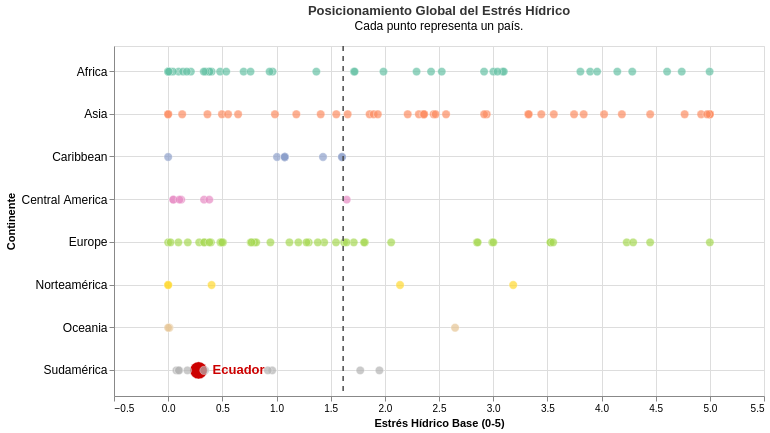

The cell this chart's notebook holds for it:
### Code cell
import pandas as pd
import altair as alt
import numpy as np

# Configuración global
alt.theme.enable('fivethirtyeight')

# 1. Cargar el dataset global
df_global = pd.read_csv("data/cleaned_data_long_format.csv")

# 2. Filtrar únicamente el indicador de Estrés Hídrico Base
df_bws = df_global[df_global['score'] == 'bws_score'].copy()

# 3. Función de promedio ponderado global
def w_avg_global(df, val_col, weight_col):
    if df[weight_col].sum() == 0: 
        return 0
    return (df[val_col] * df[weight_col]).sum() / df[weight_col].sum()

# 4. Agrupar la data para calcular el score final de cada PAÍS del mundo
df_paises = df_bws.groupby(['name_0', 'continent']).apply(
    lambda x: w_avg_global(x, 'value', 'area_km2')
).reset_index(name='Estres_Hidrico')

df_paises['continent'] = df_paises['continent'].replace({'South America': 'Sudamérica', 'North America': 'Norteamérica'})

# Crear 'Jitter' (ruido vertical) para evitar solapamiento
np.random.seed(42)
df_paises['jitter'] = np.random.uniform(-0.0, 0.0, len(df_paises))

# 5. Construcción de la Visualización
base = alt.Chart(df_paises).encode(
    x=alt.X('Estres_Hidrico:Q', title='Estrés Hídrico Base (0-5)', scale=alt.Scale(domain=[-0.2, 5.2])),
    y=alt.Y('continent:N', title='Continente', sort='ascending', axis=alt.Axis(grid=True, labelFontSize=12))
)

# Capa 1: Puntos
puntos = base.mark_circle(stroke='white', strokeWidth=0.5).encode(
    yOffset='jitter:Q', 
    
    # ---------------------------------------------------------
    # LA MAGIA ARQUITECTÓNICA: Condición con Escala
    # Si es Ecuador -> Rojo Intenso. Si NO -> Color por Continente (paleta set2)
    # ---------------------------------------------------------
    color=alt.condition(
        alt.datum.name_0 == 'Ecuador',
        alt.value('#cc0000'),  # Valor fijo para Ecuador (Rojo Intenso)
        alt.Color('continent:N', scale=alt.Scale(scheme='set2'), legend=None) # Escala de colores para el resto
    ),
    
    size=alt.condition(
        alt.datum.name_0 == 'Ecuador',
        alt.value(300),          # Hacemos a Ecuador aún más grande para que domine
        alt.value(70)
    ),
    opacity=alt.condition(
        alt.datum.name_0 == 'Ecuador',
        alt.value(1.0),          # Ecuador sólido
        alt.value(0.7)           # Resto de países ligeramente transparentes
    ),
    tooltip=[
        alt.Tooltip('name_0:N', title='País'),
        alt.Tooltip('continent:N', title='Continente'),
        alt.Tooltip('Estres_Hidrico:Q', title='Estrés Hídrico', format='.2f')
    ]
)

# Capa 2: Etiqueta de Ecuador
texto_ecuador = base.mark_text(
    align='left', 
    baseline='middle', 
    dx=14,           
    fontSize=13, 
    fontWeight='bold', 
    color='#cc0000' # Mismo color que el punto
).transform_filter(
    alt.datum.name_0 == 'Ecuador'
).encode(
    yOffset='jitter:Q', 
    text='name_0:N'
)

# Capa 3: Línea y etiqueta de promedio mundial
promedio_mundial = df_paises['Estres_Hidrico'].mean()

linea_promedio = alt.Chart(pd.DataFrame({'x': [promedio_mundial]})).mark_rule(
    strokeDash=[5, 5], color='#4A4A4A', strokeWidth=1.5
).encode(x='x:Q')

texto_promedio = alt.Chart(pd.DataFrame({'x': [promedio_mundial]})).mark_text(
    align='left', baseline='bottom', dx=5, dy=-5, 
    text='Promedio Mundial', color='#4A4A4A', fontSize=11, fontWeight='bold'
).encode(
    x='x:Q', 
    y=alt.value(0) 
)

# Ensamblaje final
grafico_contexto = (puntos + texto_ecuador + linea_promedio + texto_promedio).properties(
    title=alt.TitleParams(
        text='Posicionamiento Global del Estrés Hídrico',
        subtitle='Cada punto representa un país.',
        color='#333333',
        dy=-10
    ),
    width=650, 
    height=350
).interactive()

grafico_contexto

### Figure 1 — Vega-Lite specification as saved in the notebook (floating-point values rounded to 4 significant figures; data arrays with more than 128 entries replaced by an {"elided": "..."} marker saying what was removed)
{"usermeta": {"embedOptions": {"theme": "fivethirtyeight"}}, "config": {"view": {"continuousWidth": 300, "continuousHeight": 300}}, "layer": [{"mark": {"type": "circle", "stroke": "white", "strokeWidth": 0.5}, "encoding": {"color": {"condition": {"test": "(datum.name_0 === 'Ecuador')", "value": "#cc0000"}, "field": "continent", "legend": null, "scale": {"scheme": "set2"}, "type": "nominal"}, "opacity": {"condition": {"test": "(datum.name_0 === 'Ecuador')", "value": 1.0}, "value": 0.7}, "size": {"condition": {"test": "(datum.name_0 === 'Ecuador')", "value": 300}, "value": 70}, "tooltip": [{"field": "name_0", "title": "País", "type": "nominal"}, {"field": "continent", "title": "Continente", "type": "nominal"}, {"field": "Estres_Hidrico", "format": ".2f", "title": "Estrés Hídrico", "type": "quantitative"}], "x": {"field": "Estres_Hidrico", "scale": {"domain": [-0.2, 5.2]}, "title": "Estrés Hídrico Base (0-5)", "type": "quantitative"}, "y": {"axis": {"grid": true, "labelFontSize": 12}, "field": "continent", "sort": "ascending", "title": "Continente", "type": "nominal"}, "yOffset": {"field": "jitter", "type": "quantitative"}}, "name": "view_7ad3d3cd703251d3_0"}, {"mark": {"type": "text", "align": "left", "baseline": "middle", "color": "#cc0000", "dx": 14, "fontSize": 13, "fontWeight": "bold"}, "encoding": {"text": {"field": "name_0", "type": "nominal"}, "x": {"field": "Estres_Hidrico", "scale": {"domain": [-0.2, 5.2]}, "title": "Estrés Hídrico Base (0-5)", "type": "quantitative"}, "y": {"axis": {"grid": true, "labelFontSize": 12}, "field": "continent", "sort": "ascending", "title": "Continente", "type": "nominal"}, "yOffset": {"field": "jitter", "type": "quantitative"}}, "transform": [{"filter": "(datum.name_0 === 'Ecuador')"}]}, {"data": {"name": "data-8fd7680684d8a3f8678c3f7981ce8c46"}, "mark": {"type": "rule", "color": "#4A4A4A", "strokeDash": [5, 5], "strokeWidth": 1.5}, "encoding": {"x": {"field": "x", "type": "quantitative"}}}, {"data": {"name": "data-8fd7680684d8a3f8678c3f7981ce8c46"}, "mark": {"type": "text", "align": "left", "baseline": "bottom", "color": "#4A4A4A", "dx": 5, "dy": -5, "fontSize": 11, "fontWeight": "bold", "text": "Promedio Mundial"}, "encoding": {"x": {"field": "x", "type": "quantitative"}, "y": {"value": 0}}}], "data": {"name": "data-c6236bf8b2b22414d4e580ac505c6b07"}, "height": 350, "params": [{"name": "param_1e9efca18e7a2868", "select": {"type": "interval", "encodings": ["x", "y"]}, "bind": "scales", "views": ["view_7ad3d3cd703251d3_0"]}], "title": {"text": "Posicionamiento Global del Estrés Hídrico", "color": "#333333", "dy": -10, "subtitle": "Cada punto representa un país."}, "width": 650, "$schema": "https://vega.github.io/schema/vega-lite/v6.1.0.json", "datasets": {"data-c6236bf8b2b22414d4e580ac505c6b07": {"elided": "168 records"}, "data-8fd7680684d8a3f8678c3f7981ce8c46": [{"x": 1.615}]}}
